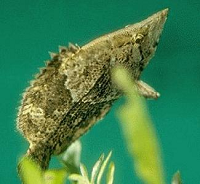
%> input picture Doctoral mission/fish.bmp, 200 x 184 px
$ octave histogram.m   (GNU Octave 9; MATLAB toolbox functions it lacks are replaced by stand-ins)
%> lines starting %> are read from the running program, lines starting %| are printed output that depends on the picture
I=imread('fish.bmp');
%> I is the input picture: size 184x200x3 uint8; mean R, G, B 64.8, 130.4, 80.8
I= rgb2gray(I);
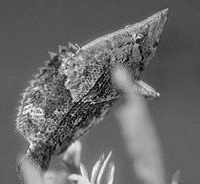
%> I: size 184x200 uint8; min 1, max 251, mean 105.1
figure;
imshow(I);
title('1yuantu');
figure;
imhist(I);
title('2zhifangtu');
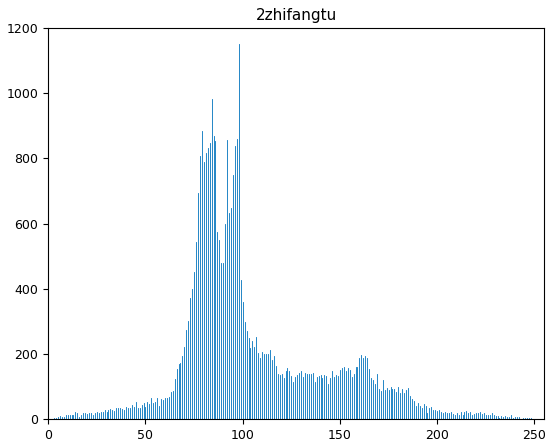
%> figure redrawn from the program's plot data; highest point at x = 98, y = 1152
[m,n]=size(I);%计算图像大小
%> m = 184; n = 200
[counts,x]=imhist(I,30);%计算有29个小区间的灰度直方图（把灰度值256个数平均分为29个区间）
%> counts = 30 values, max 6668 at index 10, min 1 at index 30, mean 1226.7; x = 30 values from 0 to 255
                        %counts为对应直方图数值，x为位置
counts=counts/m/n;%计算归一化灰度直方图各区间的值
%> counts = 30 values, max 0.181 at index 10, min 2.72e-05 at index 30, mean 0.0333
figure;
stem(x,counts);%绘制归一化直方图
title('3guiyihuazhifangtu');
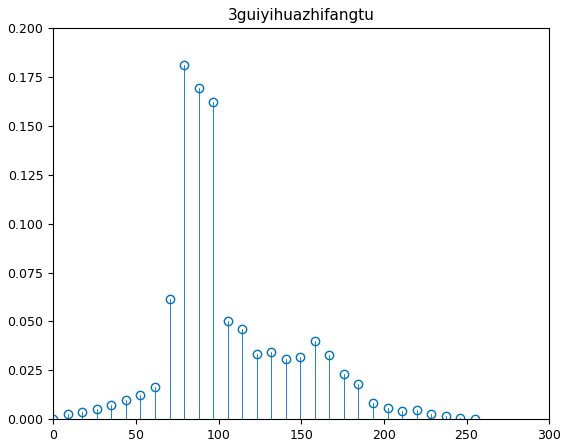
%> figure redrawn from the program's plot data; highest point at x = 79.14, y = 0.181

$ run again, with Doctoral mission/1.bmp copied over Doctoral mission/fish.bmp
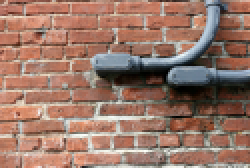
%> input picture Doctoral mission/1.bmp, 125 x 84 px (shown 2 times larger)
%> I is the input picture: size 84x125x3 uint8; mean R, G, B 152.6, 117.9, 103.7
%> I: size 84x125 uint8
%> `title('2zhifangtu');`:
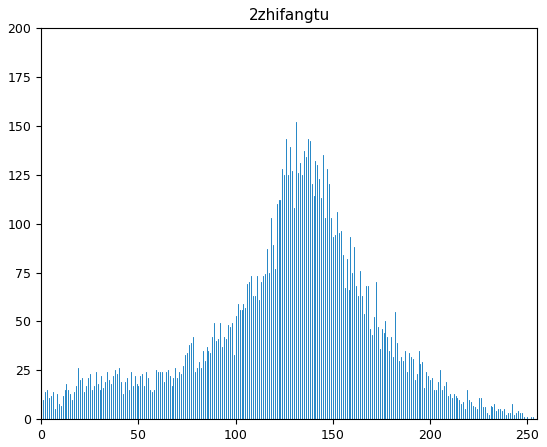
%> figure redrawn from the program's plot data; highest point at x = 131, y = 152
%> `[counts,x]=imhist(I,30);`: counts = 30 values, max 1179 at index 16, min 2 at index 30, mean 350; x = 30 values from 0 to 255
%> `counts=counts/m/n;`: counts = 30 values, max 0.112 at index 16, min 0.00019 at index 30, mean 0.0333
%> `title('3guiyihuazhifangtu');`:
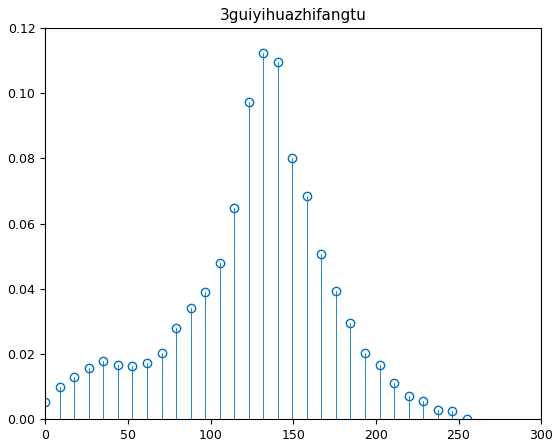
%> figure redrawn from the program's plot data; highest point at x = 131.9, y = 0.112

$ run again, with Doctoral mission/28.bmp copied over Doctoral mission/fish.bmp
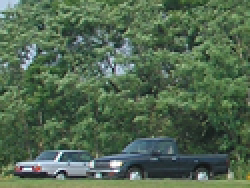
%> input picture Doctoral mission/28.bmp, 125 x 94 px (shown 2 times larger)
%> I is the input picture: size 94x125x3 uint8; mean R, G, B 81, 103.9, 79.7
%> I: size 94x125 uint8
%> `title('2zhifangtu');`:
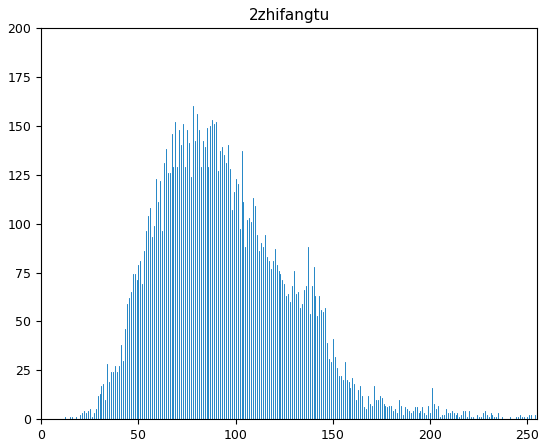
%> figure redrawn from the program's plot data; highest point at x = 78, y = 160
%> `[counts,x]=imhist(I,30);`: counts = 30 values, max 1290 at index 10, min 0 at index 1, mean 391.7; x = 30 values from 0 to 255
%> `counts=counts/m/n;`: counts = 30 values, max 0.11 at index 10, min 0 at index 1, mean 0.0333
%> `title('3guiyihuazhifangtu');`:
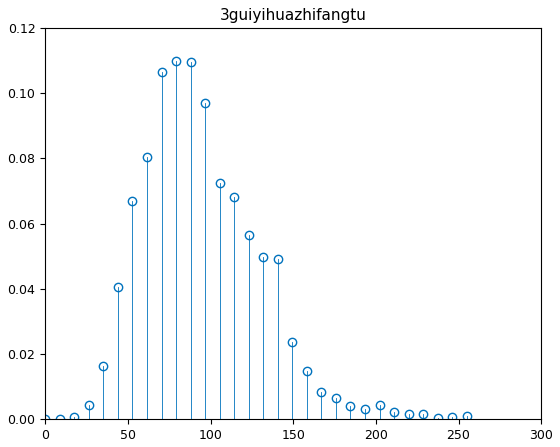
%> figure redrawn from the program's plot data; highest point at x = 79.14, y = 0.11

$ run again, with Doctoral mission/4.bmp copied over Doctoral mission/fish.bmp
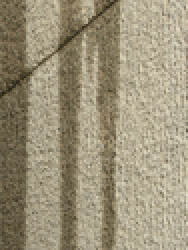
%> input picture Doctoral mission/4.bmp, 94 x 125 px (shown 2 times larger)
%> I is the input picture: size 125x94x3 uint8; mean R, G, B 156.4, 146.7, 122.3
%> I: size 125x94 uint8
%> `title('2zhifangtu');`:
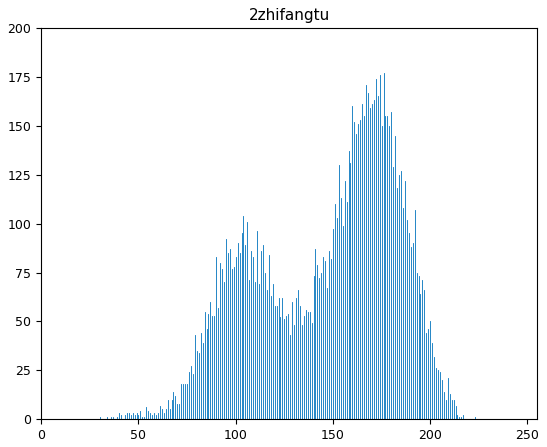
%> figure redrawn from the program's plot data; highest point at x = 176, y = 177
%> `[counts,x]=imhist(I,30);`: counts = 30 values, max 1459 at index 21, min 0 at index 1, mean 391.7; x = 30 values from 0 to 255
%> `counts=counts/m/n;`: counts = 30 values, max 0.124 at index 21, min 0 at index 1, mean 0.0333
%> `title('3guiyihuazhifangtu');`:
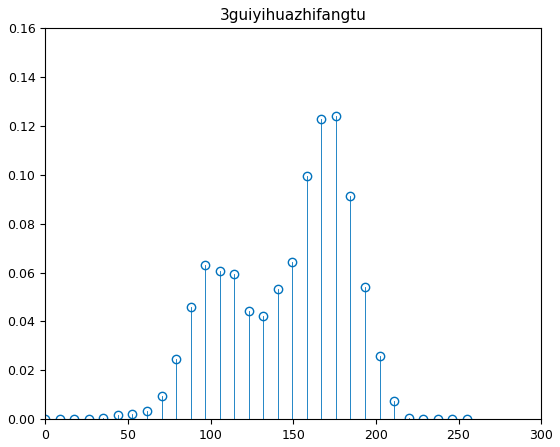
%> figure redrawn from the program's plot data; highest point at x = 175.9, y = 0.124
